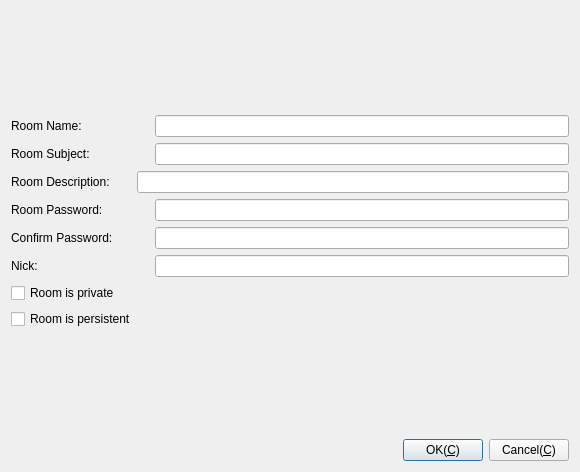
<?xml version="1.0" encoding="UTF-8"?>
<ui version="4.0">
 <class>CDlgCreateGroupChatRoom</class>
 <widget class="QDialog" name="CDlgCreateGroupChatRoom">
  <property name="geometry">
   <rect>
    <x>0</x>
    <y>0</y>
    <width>580</width>
    <height>472</height>
   </rect>
  </property>
  <property name="windowTitle">
   <string>New group chat room</string>
  </property>
  <property name="windowIcon">
   <iconset resource="../../Resource/Resource.qrc">
    <normaloff>:/icon/AppIcon</normaloff>:/icon/AppIcon</iconset>
  </property>
  <layout class="QGridLayout" name="gridLayout">
   <item row="0" column="0">
    <spacer name="verticalSpacer_2">
     <property name="orientation">
      <enum>Qt::Vertical</enum>
     </property>
     <property name="sizeHint" stdset="0">
      <size>
       <width>20</width>
       <height>17</height>
      </size>
     </property>
    </spacer>
   </item>
   <item row="1" column="0">
    <layout class="QHBoxLayout" name="horizontalLayout">
     <item>
      <widget class="QLabel" name="label">
       <property name="sizePolicy">
        <sizepolicy hsizetype="Preferred" vsizetype="Preferred">
         <horstretch>1</horstretch>
         <verstretch>0</verstretch>
        </sizepolicy>
       </property>
       <property name="minimumSize">
        <size>
         <width>120</width>
         <height>0</height>
        </size>
       </property>
       <property name="text">
        <string>Room Name:</string>
       </property>
      </widget>
     </item>
     <item>
      <widget class="QLineEdit" name="txtName">
       <property name="sizePolicy">
        <sizepolicy hsizetype="Preferred" vsizetype="Preferred">
         <horstretch>3</horstretch>
         <verstretch>0</verstretch>
        </sizepolicy>
       </property>
      </widget>
     </item>
    </layout>
   </item>
   <item row="2" column="0">
    <layout class="QHBoxLayout" name="horizontalLayout_2">
     <item>
      <widget class="QLabel" name="label_2">
       <property name="sizePolicy">
        <sizepolicy hsizetype="Preferred" vsizetype="Preferred">
         <horstretch>1</horstretch>
         <verstretch>0</verstretch>
        </sizepolicy>
       </property>
       <property name="minimumSize">
        <size>
         <width>120</width>
         <height>0</height>
        </size>
       </property>
       <property name="text">
        <string>Room Subject:</string>
       </property>
      </widget>
     </item>
     <item>
      <widget class="QLineEdit" name="txtSubject">
       <property name="sizePolicy">
        <sizepolicy hsizetype="Preferred" vsizetype="Preferred">
         <horstretch>3</horstretch>
         <verstretch>0</verstretch>
        </sizepolicy>
       </property>
      </widget>
     </item>
    </layout>
   </item>
   <item row="3" column="0">
    <layout class="QHBoxLayout" name="horizontalLayout_5">
     <item>
      <widget class="QLabel" name="label_5">
       <property name="sizePolicy">
        <sizepolicy hsizetype="Preferred" vsizetype="Preferred">
         <horstretch>0</horstretch>
         <verstretch>0</verstretch>
        </sizepolicy>
       </property>
       <property name="minimumSize">
        <size>
         <width>120</width>
         <height>0</height>
        </size>
       </property>
       <property name="text">
        <string>Room Description:</string>
       </property>
      </widget>
     </item>
     <item>
      <widget class="QLineEdit" name="txtDescription">
       <property name="sizePolicy">
        <sizepolicy hsizetype="Preferred" vsizetype="Preferred">
         <horstretch>3</horstretch>
         <verstretch>0</verstretch>
        </sizepolicy>
       </property>
      </widget>
     </item>
    </layout>
   </item>
   <item row="4" column="0">
    <layout class="QHBoxLayout" name="horizontalLayout_3">
     <item>
      <widget class="QLabel" name="label_3">
       <property name="sizePolicy">
        <sizepolicy hsizetype="Preferred" vsizetype="Preferred">
         <horstretch>1</horstretch>
         <verstretch>0</verstretch>
        </sizepolicy>
       </property>
       <property name="minimumSize">
        <size>
         <width>120</width>
         <height>0</height>
        </size>
       </property>
       <property name="text">
        <string>Room Password:</string>
       </property>
      </widget>
     </item>
     <item>
      <widget class="QLineEdit" name="txtPassword">
       <property name="sizePolicy">
        <sizepolicy hsizetype="Preferred" vsizetype="Preferred">
         <horstretch>3</horstretch>
         <verstretch>0</verstretch>
        </sizepolicy>
       </property>
      </widget>
     </item>
    </layout>
   </item>
   <item row="5" column="0">
    <layout class="QHBoxLayout" name="horizontalLayout_4">
     <item>
      <widget class="QLabel" name="label_4">
       <property name="sizePolicy">
        <sizepolicy hsizetype="Preferred" vsizetype="Preferred">
         <horstretch>1</horstretch>
         <verstretch>0</verstretch>
        </sizepolicy>
       </property>
       <property name="minimumSize">
        <size>
         <width>120</width>
         <height>0</height>
        </size>
       </property>
       <property name="text">
        <string>Confirm Password:</string>
       </property>
      </widget>
     </item>
     <item>
      <widget class="QLineEdit" name="txtConfirmPassword">
       <property name="sizePolicy">
        <sizepolicy hsizetype="Preferred" vsizetype="Preferred">
         <horstretch>3</horstretch>
         <verstretch>0</verstretch>
        </sizepolicy>
       </property>
      </widget>
     </item>
    </layout>
   </item>
   <item row="6" column="0">
    <layout class="QHBoxLayout" name="horizontalLayout_6">
     <item>
      <widget class="QLabel" name="label_6">
       <property name="sizePolicy">
        <sizepolicy hsizetype="Preferred" vsizetype="Preferred">
         <horstretch>1</horstretch>
         <verstretch>0</verstretch>
        </sizepolicy>
       </property>
       <property name="minimumSize">
        <size>
         <width>120</width>
         <height>0</height>
        </size>
       </property>
       <property name="text">
        <string>Nick:</string>
       </property>
      </widget>
     </item>
     <item>
      <widget class="QLineEdit" name="txtNick">
       <property name="sizePolicy">
        <sizepolicy hsizetype="Preferred" vsizetype="Preferred">
         <horstretch>3</horstretch>
         <verstretch>0</verstretch>
        </sizepolicy>
       </property>
      </widget>
     </item>
    </layout>
   </item>
   <item row="7" column="0">
    <widget class="QCheckBox" name="cbPrivated">
     <property name="sizePolicy">
      <sizepolicy hsizetype="Preferred" vsizetype="Preferred">
       <horstretch>0</horstretch>
       <verstretch>0</verstretch>
      </sizepolicy>
     </property>
     <property name="text">
      <string>Room is private</string>
     </property>
    </widget>
   </item>
   <item row="8" column="0">
    <widget class="QCheckBox" name="cbProtracted">
     <property name="sizePolicy">
      <sizepolicy hsizetype="Preferred" vsizetype="Preferred">
       <horstretch>0</horstretch>
       <verstretch>0</verstretch>
      </sizepolicy>
     </property>
     <property name="text">
      <string>Room is persistent</string>
     </property>
    </widget>
   </item>
   <item row="9" column="0">
    <spacer name="verticalSpacer">
     <property name="orientation">
      <enum>Qt::Vertical</enum>
     </property>
     <property name="sizeHint" stdset="0">
      <size>
       <width>20</width>
       <height>17</height>
      </size>
     </property>
    </spacer>
   </item>
   <item row="10" column="0">
    <layout class="QHBoxLayout" name="horizontalLayout_7">
     <item>
      <spacer name="horizontalSpacer">
       <property name="orientation">
        <enum>Qt::Horizontal</enum>
       </property>
       <property name="sizeHint" stdset="0">
        <size>
         <width>40</width>
         <height>20</height>
        </size>
       </property>
      </spacer>
     </item>
     <item>
      <widget class="QPushButton" name="pbOK">
       <property name="sizePolicy">
        <sizepolicy hsizetype="Preferred" vsizetype="Preferred">
         <horstretch>0</horstretch>
         <verstretch>0</verstretch>
        </sizepolicy>
       </property>
       <property name="text">
        <string>OK(&amp;C)</string>
       </property>
       <property name="icon">
        <iconset resource="../../Resource/Resource.qrc">
         <normaloff>:/icon/Accept</normaloff>:/icon/Accept</iconset>
       </property>
      </widget>
     </item>
     <item>
      <widget class="QPushButton" name="pbCancel">
       <property name="sizePolicy">
        <sizepolicy hsizetype="Preferred" vsizetype="Preferred">
         <horstretch>0</horstretch>
         <verstretch>0</verstretch>
        </sizepolicy>
       </property>
       <property name="text">
        <string>Cancel(&amp;C)</string>
       </property>
       <property name="icon">
        <iconset resource="../../Resource/Resource.qrc">
         <normaloff>:/icon/Delete</normaloff>:/icon/Delete</iconset>
       </property>
      </widget>
     </item>
    </layout>
   </item>
  </layout>
 </widget>
 <resources>
  <include location="../../Resource/Resource.qrc"/>
  <include location="../../Resource/Resource.qrc"/>
 </resources>
 <connections/>
</ui>
